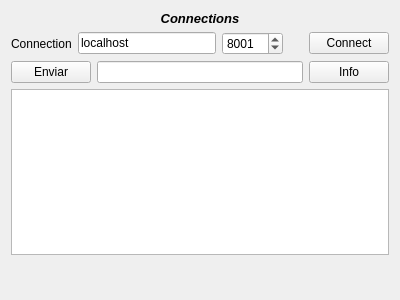
<?xml version="1.0" encoding="UTF-8"?>
<ui version="4.0">
 <class>Connections</class>
 <widget class="QWidget" name="Connections">
  <property name="geometry">
   <rect>
    <x>0</x>
    <y>0</y>
    <width>400</width>
    <height>300</height>
   </rect>
  </property>
  <property name="windowTitle">
   <string>Form</string>
  </property>
  <layout class="QGridLayout" name="gridLayout">
   <item row="4" column="1">
    <spacer name="verticalSpacer">
     <property name="orientation">
      <enum>Qt::Vertical</enum>
     </property>
     <property name="sizeHint" stdset="0">
      <size>
       <width>20</width>
       <height>40</height>
      </size>
     </property>
    </spacer>
   </item>
   <item row="5" column="1">
    <layout class="QHBoxLayout" name="horizontalLayout_2">
     <item>
      <spacer name="horizontalSpacer">
       <property name="orientation">
        <enum>Qt::Horizontal</enum>
       </property>
       <property name="sizeHint" stdset="0">
        <size>
         <width>40</width>
         <height>20</height>
        </size>
       </property>
      </spacer>
     </item>
    </layout>
   </item>
   <item row="0" column="1">
    <layout class="QVBoxLayout" name="verticalLayout">
     <item>
      <widget class="QLabel" name="label">
       <property name="text">
        <string>&lt;html&gt;&lt;head/&gt;&lt;body&gt;&lt;p&gt;&lt;span style=&quot; font-size:10pt; font-weight:600; font-style:italic;&quot;&gt;Connections&lt;/span&gt;&lt;/p&gt;&lt;/body&gt;&lt;/html&gt;</string>
       </property>
       <property name="alignment">
        <set>Qt::AlignCenter</set>
       </property>
      </widget>
     </item>
     <item>
      <layout class="QHBoxLayout" name="horizontalLayout">
       <item>
        <widget class="QLabel" name="Connection">
         <property name="text">
          <string>Connection</string>
         </property>
        </widget>
       </item>
       <item>
        <widget class="QLineEdit" name="hostLineEdit">
         <property name="sizePolicy">
          <sizepolicy hsizetype="Expanding" vsizetype="Fixed">
           <horstretch>3</horstretch>
           <verstretch>0</verstretch>
          </sizepolicy>
         </property>
         <property name="text">
          <string>localhost</string>
         </property>
        </widget>
       </item>
       <item>
        <widget class="QSpinBox" name="portSpinBox">
         <property name="sizePolicy">
          <sizepolicy hsizetype="Minimum" vsizetype="Fixed">
           <horstretch>1</horstretch>
           <verstretch>0</verstretch>
          </sizepolicy>
         </property>
         <property name="minimum">
          <number>8000</number>
         </property>
         <property name="maximum">
          <number>40000</number>
         </property>
         <property name="value">
          <number>8001</number>
         </property>
        </widget>
       </item>
       <item>
        <spacer name="horizontalSpacer_2">
         <property name="orientation">
          <enum>Qt::Horizontal</enum>
         </property>
         <property name="sizeHint" stdset="0">
          <size>
           <width>20</width>
           <height>20</height>
          </size>
         </property>
        </spacer>
       </item>
       <item>
        <widget class="QPushButton" name="connectButton">
         <property name="text">
          <string>Connect</string>
         </property>
        </widget>
       </item>
      </layout>
     </item>
    </layout>
   </item>
   <item row="2" column="1">
    <layout class="QHBoxLayout" name="horizontalLayout_3">
     <item>
      <widget class="QPushButton" name="enviarButton">
       <property name="text">
        <string>Enviar</string>
       </property>
      </widget>
     </item>
     <item>
      <widget class="QLineEdit" name="sendLineEdit"/>
     </item>
     <item>
      <widget class="QPushButton" name="infoButton">
       <property name="text">
        <string>Info</string>
       </property>
      </widget>
     </item>
    </layout>
   </item>
   <item row="3" column="1">
    <widget class="QTextEdit" name="textEdit"/>
   </item>
  </layout>
 </widget>
 <resources/>
 <connections/>
</ui>
